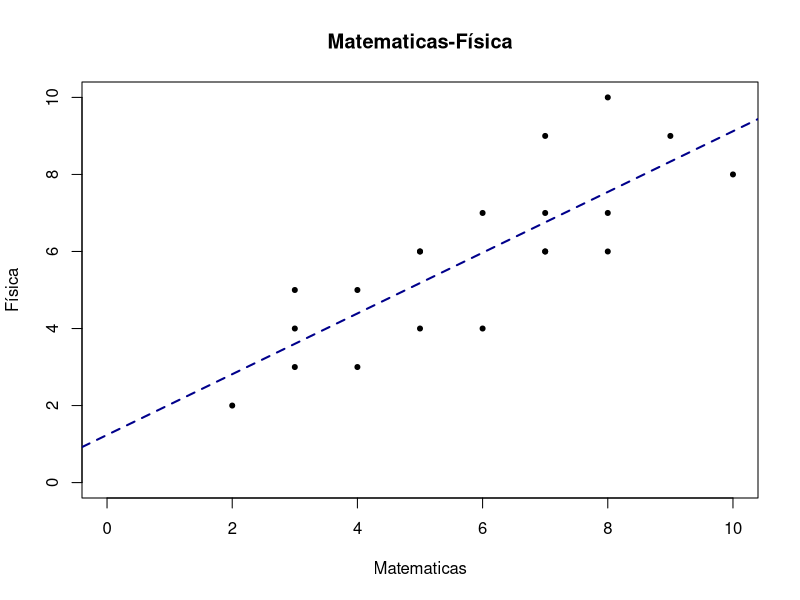

Recreate this plot in R.
# Cálculos corerspondiente al curos de Matematicas aplicadas y estadistica para el analisis de datos


# valores de kas variables
x<-c(4,6,8,3,7,5,3,3,7,8,5,2,7,8,7,6,9,10,4,5) # notas en matematicas
y<-c(5,4,7,5,9,6,4,3,6,6,4,2,6,10,7,7,9,8,3,6) # notas en física

# definición del modelo 
modelo<-lm(y~x)
print(modelo) # datos del modelo 

# ploteo del modelo
plot(x,y,xlim=c(0,10),ylim=c(0,10),xlab="Matematicas",ylab="Física",main="Matematicas-Física",pch=20)
# ploteo de la recta de regresion
abline(coef=modelo$coefficients,col="darkblue",lty="dashed",lwd=2)


